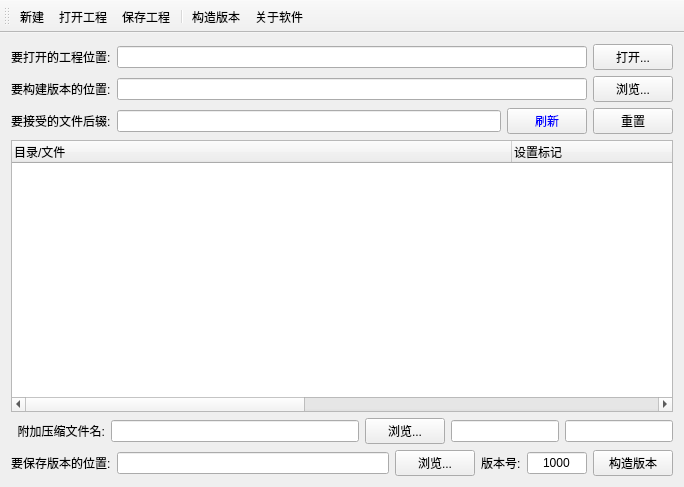
<?xml version="1.0" encoding="UTF-8"?>
<ui version="4.0">
 <class>version_builder</class>
 <widget class="QMainWindow" name="version_builder">
  <property name="geometry">
   <rect>
    <x>0</x>
    <y>0</y>
    <width>684</width>
    <height>487</height>
   </rect>
  </property>
  <property name="maximumSize">
   <size>
    <width>16777215</width>
    <height>16777215</height>
   </size>
  </property>
  <property name="windowTitle">
   <string>版本生成器</string>
  </property>
  <widget class="QWidget" name="centralWidget">
   <layout class="QVBoxLayout" name="verticalLayout">
    <item>
     <widget class="QWidget" name="widget_5" native="true">
      <layout class="QHBoxLayout" name="horizontalLayout_5">
       <property name="leftMargin">
        <number>0</number>
       </property>
       <property name="topMargin">
        <number>0</number>
       </property>
       <property name="rightMargin">
        <number>0</number>
       </property>
       <property name="bottomMargin">
        <number>0</number>
       </property>
       <item>
        <widget class="QLabel" name="label_5">
         <property name="text">
          <string>要打开的工程位置:</string>
         </property>
        </widget>
       </item>
       <item>
        <widget class="QLineEdit" name="edt_project"/>
       </item>
       <item>
        <widget class="QPushButton" name="btn_openfile">
         <property name="text">
          <string>打开...</string>
         </property>
         <property name="icon">
          <iconset>
           <normaloff>Resources/131.png</normaloff>Resources/131.png</iconset>
         </property>
        </widget>
       </item>
      </layout>
     </widget>
    </item>
    <item>
     <widget class="QWidget" name="widget" native="true">
      <layout class="QHBoxLayout" name="horizontalLayout">
       <property name="spacing">
        <number>6</number>
       </property>
       <property name="leftMargin">
        <number>0</number>
       </property>
       <property name="topMargin">
        <number>0</number>
       </property>
       <property name="rightMargin">
        <number>0</number>
       </property>
       <property name="bottomMargin">
        <number>0</number>
       </property>
       <item>
        <widget class="QLabel" name="label">
         <property name="text">
          <string>要构建版本的位置:</string>
         </property>
        </widget>
       </item>
       <item>
        <widget class="QLineEdit" name="edt_src_path">
         <property name="sizePolicy">
          <sizepolicy hsizetype="Expanding" vsizetype="Fixed">
           <horstretch>0</horstretch>
           <verstretch>0</verstretch>
          </sizepolicy>
         </property>
        </widget>
       </item>
       <item>
        <widget class="QPushButton" name="browse_loadp">
         <property name="text">
          <string>浏览...</string>
         </property>
         <property name="icon">
          <iconset>
           <normaloff>Resources/130.png</normaloff>Resources/130.png</iconset>
         </property>
         <property name="iconSize">
          <size>
           <width>16</width>
           <height>16</height>
          </size>
         </property>
        </widget>
       </item>
      </layout>
     </widget>
    </item>
    <item>
     <widget class="QWidget" name="widget_4" native="true">
      <layout class="QHBoxLayout" name="horizontalLayout_3">
       <property name="spacing">
        <number>6</number>
       </property>
       <property name="leftMargin">
        <number>0</number>
       </property>
       <property name="topMargin">
        <number>0</number>
       </property>
       <property name="rightMargin">
        <number>0</number>
       </property>
       <property name="bottomMargin">
        <number>0</number>
       </property>
       <item>
        <widget class="QLabel" name="label_3">
         <property name="text">
          <string>要接受的文件后辍:</string>
         </property>
        </widget>
       </item>
       <item>
        <widget class="QLineEdit" name="edt_patterns"/>
       </item>
       <item>
        <widget class="QPushButton" name="btn_refresh_pattern">
         <property name="styleSheet">
          <string notr="true">color: rgb(0, 0, 255);
font: 9pt &quot;微软雅黑&quot;;</string>
         </property>
         <property name="text">
          <string>刷新</string>
         </property>
         <property name="icon">
          <iconset>
           <normaloff>Resources/135.png</normaloff>Resources/135.png</iconset>
         </property>
        </widget>
       </item>
       <item>
        <widget class="QPushButton" name="btn_reset">
         <property name="text">
          <string>重置</string>
         </property>
         <property name="icon">
          <iconset>
           <normaloff>Resources/133.png</normaloff>Resources/133.png</iconset>
         </property>
        </widget>
       </item>
      </layout>
     </widget>
    </item>
    <item>
     <widget class="QWidget" name="widget_2" native="true">
      <property name="sizePolicy">
       <sizepolicy hsizetype="Preferred" vsizetype="Expanding">
        <horstretch>0</horstretch>
        <verstretch>0</verstretch>
       </sizepolicy>
      </property>
      <layout class="QHBoxLayout" name="horizontalLayout_4">
       <property name="spacing">
        <number>6</number>
       </property>
       <property name="leftMargin">
        <number>0</number>
       </property>
       <property name="topMargin">
        <number>0</number>
       </property>
       <property name="rightMargin">
        <number>0</number>
       </property>
       <property name="bottomMargin">
        <number>0</number>
       </property>
       <item>
        <widget class="QTreeWidget" name="tv_dir">
         <property name="sizePolicy">
          <sizepolicy hsizetype="Expanding" vsizetype="Preferred">
           <horstretch>0</horstretch>
           <verstretch>0</verstretch>
          </sizepolicy>
         </property>
         <property name="maximumSize">
          <size>
           <width>16777215</width>
           <height>16777215</height>
          </size>
         </property>
         <property name="midLineWidth">
          <number>1</number>
         </property>
         <property name="alternatingRowColors">
          <bool>true</bool>
         </property>
         <property name="indentation">
          <number>15</number>
         </property>
         <property name="uniformRowHeights">
          <bool>true</bool>
         </property>
         <property name="headerHidden">
          <bool>false</bool>
         </property>
         <attribute name="headerVisible">
          <bool>true</bool>
         </attribute>
         <attribute name="headerDefaultSectionSize">
          <number>500</number>
         </attribute>
         <attribute name="headerStretchLastSection">
          <bool>true</bool>
         </attribute>
         <column>
          <property name="text">
           <string>目录/文件</string>
          </property>
         </column>
         <column>
          <property name="text">
           <string>设置标记</string>
          </property>
         </column>
         <column>
          <property name="text">
           <string>压缩包文件</string>
          </property>
         </column>
         <column>
          <property name="text">
           <string/>
          </property>
         </column>
        </widget>
       </item>
      </layout>
     </widget>
    </item>
    <item>
     <widget class="QWidget" name="widget_6" native="true">
      <layout class="QHBoxLayout" name="horizontalLayout_6">
       <property name="leftMargin">
        <number>0</number>
       </property>
       <property name="topMargin">
        <number>0</number>
       </property>
       <property name="rightMargin">
        <number>0</number>
       </property>
       <property name="bottomMargin">
        <number>0</number>
       </property>
       <item>
        <widget class="QLabel" name="label_6">
         <property name="sizePolicy">
          <sizepolicy hsizetype="Preferred" vsizetype="Preferred">
           <horstretch>0</horstretch>
           <verstretch>0</verstretch>
          </sizepolicy>
         </property>
         <property name="text">
          <string>  附加压缩文件名:</string>
         </property>
        </widget>
       </item>
       <item>
        <widget class="QLineEdit" name="edt_zip">
         <property name="sizePolicy">
          <sizepolicy hsizetype="Expanding" vsizetype="Fixed">
           <horstretch>0</horstretch>
           <verstretch>0</verstretch>
          </sizepolicy>
         </property>
         <property name="maximumSize">
          <size>
           <width>16777215</width>
           <height>16777215</height>
          </size>
         </property>
        </widget>
       </item>
       <item>
        <widget class="QPushButton" name="browse_zipp">
         <property name="text">
          <string>浏览...</string>
         </property>
         <property name="icon">
          <iconset>
           <normaloff>Resources/130.png</normaloff>Resources/130.png</iconset>
         </property>
        </widget>
       </item>
       <item>
        <widget class="QLineEdit" name="edt_sign">
         <property name="sizePolicy">
          <sizepolicy hsizetype="Minimum" vsizetype="Fixed">
           <horstretch>0</horstretch>
           <verstretch>0</verstretch>
          </sizepolicy>
         </property>
        </widget>
       </item>
       <item>
        <widget class="QLineEdit" name="edt_size">
         <property name="sizePolicy">
          <sizepolicy hsizetype="Minimum" vsizetype="Fixed">
           <horstretch>0</horstretch>
           <verstretch>0</verstretch>
          </sizepolicy>
         </property>
         <property name="maximumSize">
          <size>
           <width>16777215</width>
           <height>16777215</height>
          </size>
         </property>
         <property name="inputMethodHints">
          <set>Qt::ImhDigitsOnly</set>
         </property>
        </widget>
       </item>
      </layout>
     </widget>
    </item>
    <item>
     <widget class="QWidget" name="widget_3" native="true">
      <layout class="QHBoxLayout" name="horizontalLayout_2">
       <property name="spacing">
        <number>6</number>
       </property>
       <property name="leftMargin">
        <number>0</number>
       </property>
       <property name="topMargin">
        <number>0</number>
       </property>
       <property name="rightMargin">
        <number>0</number>
       </property>
       <property name="bottomMargin">
        <number>0</number>
       </property>
       <item>
        <widget class="QLabel" name="label_2">
         <property name="text">
          <string>要保存版本的位置:</string>
         </property>
        </widget>
       </item>
       <item>
        <widget class="QLineEdit" name="edt_save_path">
         <property name="sizePolicy">
          <sizepolicy hsizetype="Expanding" vsizetype="Fixed">
           <horstretch>0</horstretch>
           <verstretch>0</verstretch>
          </sizepolicy>
         </property>
        </widget>
       </item>
       <item>
        <widget class="QPushButton" name="browse_savep">
         <property name="sizePolicy">
          <sizepolicy hsizetype="Minimum" vsizetype="Preferred">
           <horstretch>0</horstretch>
           <verstretch>0</verstretch>
          </sizepolicy>
         </property>
         <property name="text">
          <string>浏览...</string>
         </property>
         <property name="icon">
          <iconset>
           <normaloff>Resources/130.png</normaloff>Resources/130.png</iconset>
         </property>
         <property name="iconSize">
          <size>
           <width>16</width>
           <height>16</height>
          </size>
         </property>
        </widget>
       </item>
       <item>
        <widget class="QLabel" name="label_4">
         <property name="text">
          <string>版本号:</string>
         </property>
        </widget>
       </item>
       <item>
        <widget class="QLineEdit" name="edt_version">
         <property name="sizePolicy">
          <sizepolicy hsizetype="Minimum" vsizetype="Fixed">
           <horstretch>0</horstretch>
           <verstretch>0</verstretch>
          </sizepolicy>
         </property>
         <property name="maximumSize">
          <size>
           <width>60</width>
           <height>16777215</height>
          </size>
         </property>
         <property name="inputMethodHints">
          <set>Qt::ImhDigitsOnly</set>
         </property>
         <property name="text">
          <string>1000</string>
         </property>
         <property name="alignment">
          <set>Qt::AlignCenter</set>
         </property>
        </widget>
       </item>
       <item>
        <widget class="QPushButton" name="btn_save">
         <property name="text">
          <string>构造版本</string>
         </property>
         <property name="icon">
          <iconset>
           <normaloff>Resources/134.png</normaloff>Resources/134.png</iconset>
         </property>
         <property name="iconSize">
          <size>
           <width>16</width>
           <height>16</height>
          </size>
         </property>
        </widget>
       </item>
      </layout>
     </widget>
    </item>
   </layout>
  </widget>
  <widget class="QToolBar" name="toolBar">
   <property name="windowTitle">
    <string>toolBar</string>
   </property>
   <property name="iconSize">
    <size>
     <width>24</width>
     <height>24</height>
    </size>
   </property>
   <property name="toolButtonStyle">
    <enum>Qt::ToolButtonTextBesideIcon</enum>
   </property>
   <attribute name="toolBarArea">
    <enum>TopToolBarArea</enum>
   </attribute>
   <attribute name="toolBarBreak">
    <bool>false</bool>
   </attribute>
   <addaction name="new_file"/>
   <addaction name="open_file"/>
   <addaction name="save_file"/>
   <addaction name="separator"/>
   <addaction name="build_version"/>
   <addaction name="about"/>
  </widget>
  <action name="new_file">
   <property name="icon">
    <iconset>
     <normaloff>Resources/132.png</normaloff>Resources/132.png</iconset>
   </property>
   <property name="text">
    <string>新建</string>
   </property>
  </action>
  <action name="open_file">
   <property name="icon">
    <iconset>
     <normaloff>Resources/131.png</normaloff>Resources/131.png</iconset>
   </property>
   <property name="text">
    <string>打开工程</string>
   </property>
  </action>
  <action name="build_version">
   <property name="icon">
    <iconset>
     <normaloff>Resources/134.png</normaloff>Resources/134.png</iconset>
   </property>
   <property name="text">
    <string>构造版本</string>
   </property>
  </action>
  <action name="save_file">
   <property name="icon">
    <iconset>
     <normaloff>Resources/128.png</normaloff>Resources/128.png</iconset>
   </property>
   <property name="text">
    <string>保存工程</string>
   </property>
   <property name="toolTip">
    <string>保存工程</string>
   </property>
  </action>
  <action name="about">
   <property name="icon">
    <iconset>
     <normaloff>Resources/129.png</normaloff>Resources/129.png</iconset>
   </property>
   <property name="text">
    <string>关于软件</string>
   </property>
  </action>
 </widget>
 <layoutdefault spacing="6" margin="11"/>
 <resources>
  <include location="version_builder.qrc"/>
 </resources>
 <connections>
  <connection>
   <sender>btn_save</sender>
   <signal>released()</signal>
   <receiver>build_version</receiver>
   <slot>trigger()</slot>
   <hints>
    <hint type="sourcelabel">
     <x>612</x>
     <y>465</y>
    </hint>
    <hint type="destinationlabel">
     <x>-1</x>
     <y>-1</y>
    </hint>
   </hints>
  </connection>
  <connection>
   <sender>new_file</sender>
   <signal>triggered()</signal>
   <receiver>version_builder</receiver>
   <slot>on_new_file()</slot>
   <hints>
    <hint type="sourcelabel">
     <x>-1</x>
     <y>-1</y>
    </hint>
    <hint type="destinationlabel">
     <x>329</x>
     <y>243</y>
    </hint>
   </hints>
  </connection>
  <connection>
   <sender>open_file</sender>
   <signal>triggered()</signal>
   <receiver>version_builder</receiver>
   <slot>on_open_file()</slot>
   <hints>
    <hint type="sourcelabel">
     <x>-1</x>
     <y>-1</y>
    </hint>
    <hint type="destinationlabel">
     <x>329</x>
     <y>243</y>
    </hint>
   </hints>
  </connection>
  <connection>
   <sender>build_version</sender>
   <signal>triggered()</signal>
   <receiver>version_builder</receiver>
   <slot>save_result()</slot>
   <hints>
    <hint type="sourcelabel">
     <x>-1</x>
     <y>-1</y>
    </hint>
    <hint type="destinationlabel">
     <x>329</x>
     <y>243</y>
    </hint>
   </hints>
  </connection>
  <connection>
   <sender>about</sender>
   <signal>triggered()</signal>
   <receiver>version_builder</receiver>
   <slot>on_about()</slot>
   <hints>
    <hint type="sourcelabel">
     <x>-1</x>
     <y>-1</y>
    </hint>
    <hint type="destinationlabel">
     <x>329</x>
     <y>243</y>
    </hint>
   </hints>
  </connection>
  <connection>
   <sender>btn_openfile</sender>
   <signal>released()</signal>
   <receiver>open_file</receiver>
   <slot>trigger()</slot>
   <hints>
    <hint type="sourcelabel">
     <x>613</x>
     <y>54</y>
    </hint>
    <hint type="destinationlabel">
     <x>-1</x>
     <y>-1</y>
    </hint>
   </hints>
  </connection>
  <connection>
   <sender>save_file</sender>
   <signal>triggered()</signal>
   <receiver>version_builder</receiver>
   <slot>on_save_file()</slot>
   <hints>
    <hint type="sourcelabel">
     <x>-1</x>
     <y>-1</y>
    </hint>
    <hint type="destinationlabel">
     <x>329</x>
     <y>243</y>
    </hint>
   </hints>
  </connection>
 </connections>
 <slots>
  <slot>on_new_file()</slot>
  <slot>on_open_file()</slot>
  <slot>on_save_file()</slot>
  <slot>save_result()</slot>
  <slot>on_about()</slot>
 </slots>
</ui>
